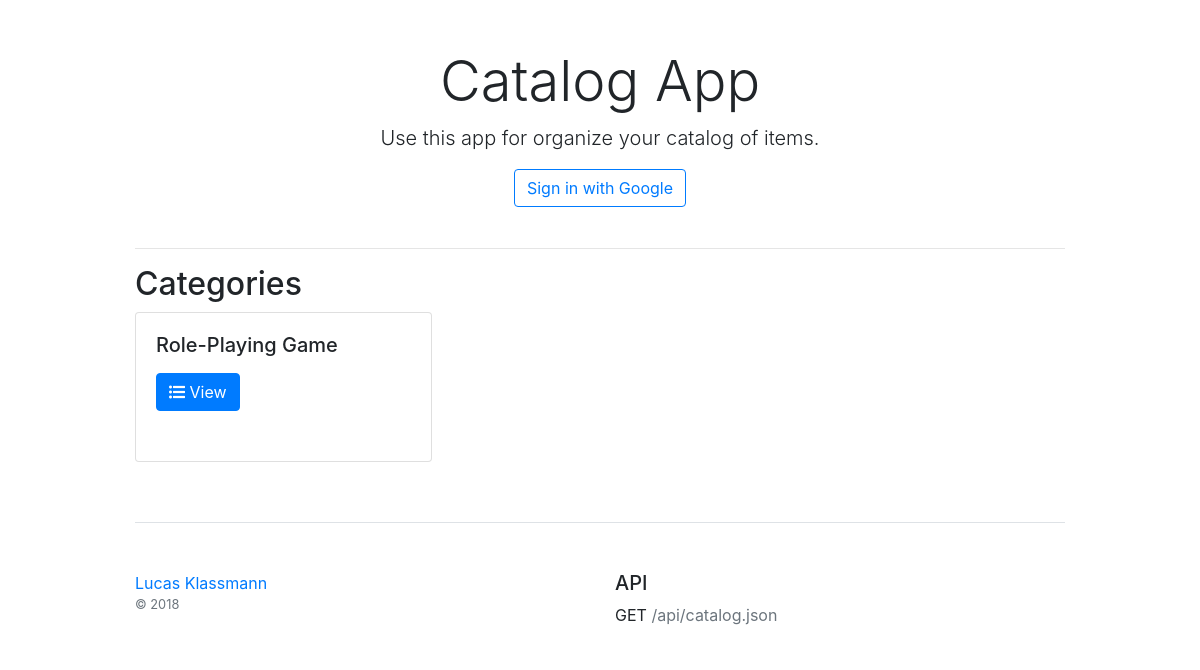
Before: / with the older database file.
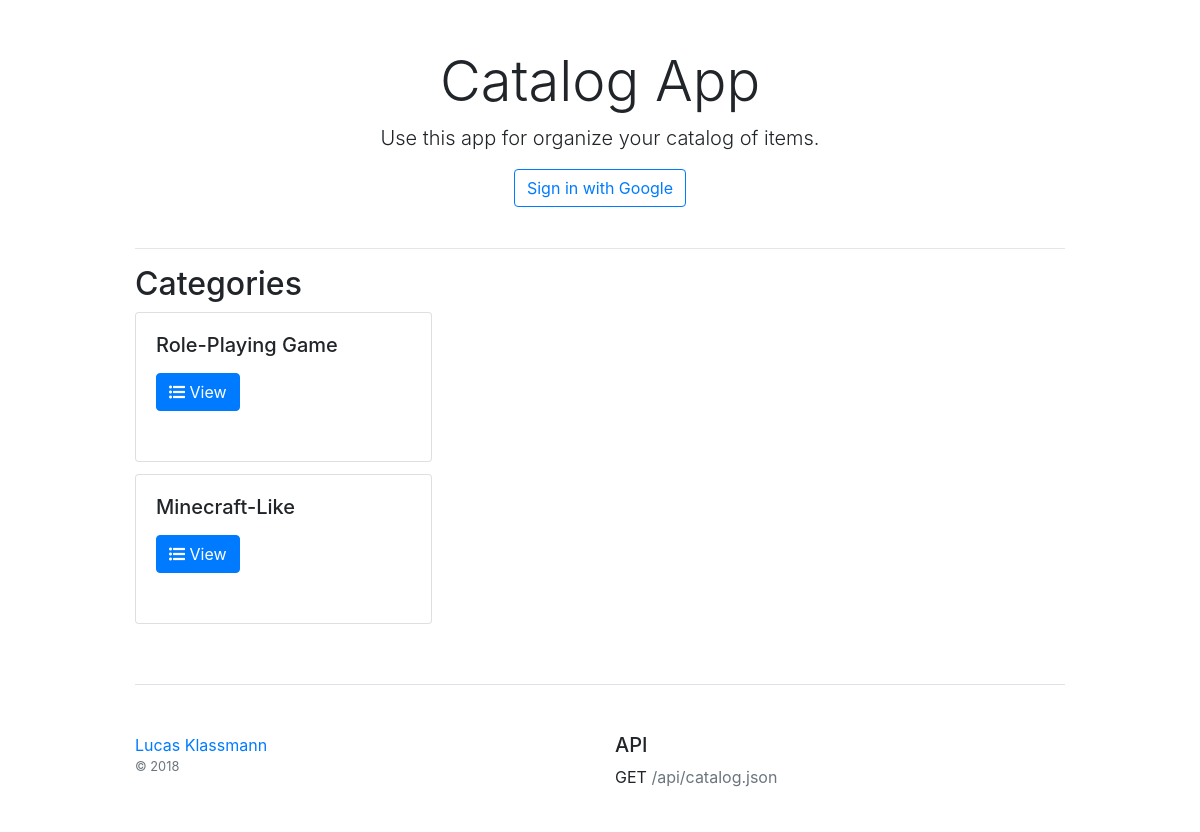
After: the same page with the newer database file.
### database.py (models this page shows, shortened)
class Category(Base):
    __tablename__ = 'category'
    id = Column(Integer, primary_key = True)
    name = Column(String(200), nullable = False)
    description = Column(Text())
    items = relationship("Item", back_populates="category")
    gplus_id = Column(String(200), nullable = False)

### app.py (the view)
@app.route('/')
def index():
    has_add_permission = is_loggedin()
    session['state'] = get_state_token()
    categories = dbsession.query(Category).all()
    return render_template('index.html',
        categories=categories,
        has_add_permission=has_add_permission)

### app.py (called while the page is built)
def get_state_token():
    return ''.join(random.choice(string.ascii_uppercase + string.digits)
                    for x in range(32))

def is_loggedin():
    return 'access_token' in session and 'gplus_id' in session

### templates/index.html (shortened to what this page needs)
{% extends "base.html" %}
{% block content %}
<div class="row">
    <div class="col-md-12">
    </div>
</div>
<div class="row">
    <div class="col-md-12">
        <hr>
    </div>
</div>
<div class="row">
    <div class="col-md-12">
        <h2>Categories</h2>
        <div class="card-columns">
        {% for c in categories %}
            <div style="height: 150px;" class="card">
                <div class="card-body">
                <h5 class="card-title">{{ c.name }}</h5>
                <a href="{{ url_for('category_view', category_id=c.id) }}" class="btn btn-primary"><i class="fas fa-list-ul"></i> View</a>
                </div>
            </div>
        {% endfor %}
        </div>
    </div>
</div>
{% endblock %}

### templates/base.html (shortened to what this page needs)
<!doctype html>
<html itemscope itemtype="http://schema.org/Article" lang="en">
  <head>
    <link href="{{ url_for('static', filename='bootstrap/css/bootstrap.min.css') }}" rel="stylesheet">
    <link rel="stylesheet" href="https://use.fontawesome.com/releases/v5.0.9/css/solid.css">
    <link rel="stylesheet" href="https://use.fontawesome.com/releases/v5.0.9/css/fontawesome.css">
    <link href="{{ url_for('static', filename='styles.css') }}" rel="stylesheet">
  </head>
  <body>
    <div class="catalog-header px-3 py-3 pt-md-5 pb-md-4 mx-auto text-center">
      <h1 class="display-4">Catalog App</h1>
      <p class="lead">
        Use this app for organize your catalog of items.
      </p>
      {% if session['picture'] %}
        <img class="img-thumbnail rounded-circle" width="120" src="{{ session['picture'] }}">
        <p></p>
        <p class="lead text-muted">
            Hello, {{ session['username'] }}
        </p>
        <button class="btn btn-outline-danger" id="signoutButton">Sign out</button>
      {% else %}
        <button class="btn btn-outline-primary" id="signinButton">Sign in with Google</button>
      {% endif %}
    </div>
    <div class="container">
        {% block content %}{% endblock %}
        <footer class="pt-4 my-md-5 pt-md-5 border-top">
          <div class="row">
              <div class="col-12 col-md">
                <a href="https://github.com/klassmann">Lucas Klassmann</a>
                <small class="d-block mb-3 text-muted">&copy; 2018</small>
              </div>
              <div class="col-10 col-md">
                <h5>API</h5>
                <ul class="list-unstyled text-small">
                    <li>GET <a class="text-muted" href="{{ url_for('api_catalog')}}">/api/catalog.json</a></li>
                </ul>
              </div>
          </div>
        </footer>
    </div>
  </body>
</html>

### static/styles.css (style rules this page uses)
html { font-size: 14px; }
@media (min-width: 768px) { html { font-size: 16px; } }
.container { max-width: 960px; }
.catalog-header { max-width: 700px; }
.border-top { border-top: 1px solid #e5e5e5; }

Changed rows visible on the page:
added Category: name "Minecraft-Like"
